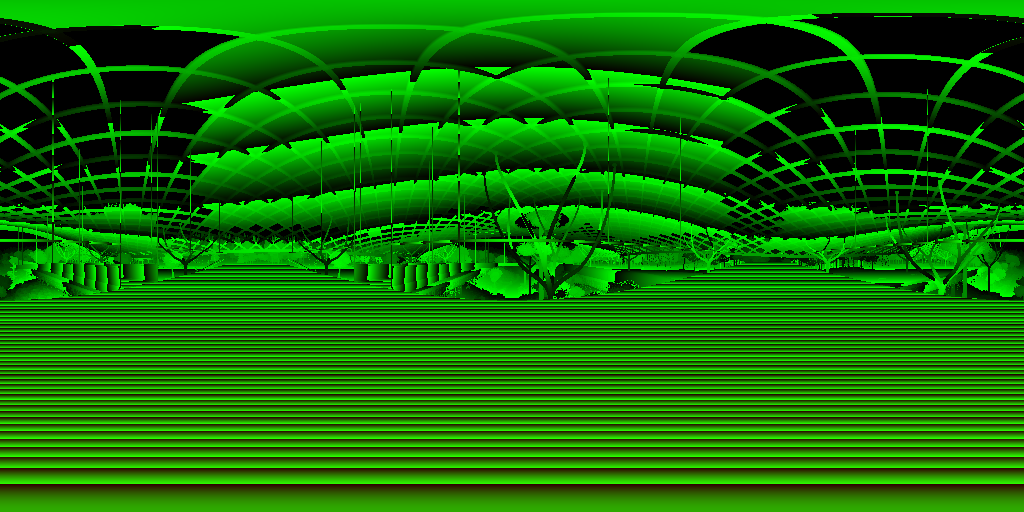
#> input picture tour/depth/bridge-mid.png, 1024 x 512 px; its folder holds only this picture in this run
$ python tour_assets.py tour/depth/bridge-mid.png tour/depth/bridge-north.png
#> lines starting #> are read from the running program, lines starting #| are printed output that depends on the picture
"""Web sizes of one tour panorama: python3 tour_assets.py <master.png> <spot id>

tour/pano/<id>.webp       full resolution (laptops and desktops)
tour/pano/<id>_mid.webp   3072 x 1536 (phones, and the first sharp frame while the full one loads)
tour/pano/<id>_thumb.jpg  512 x 256 (places sheet and map)
tour/ready.json           the spots whose panorama and depth map both exist, for the viewer
"""
import json
import os
import sys

from PIL import Image

HERE = os.path.dirname(os.path.abspath(__file__))


def main(master, sid):
#> called with master = 'tour/depth/bridge-mid.png', sid = 'tour/depth/bridge-north.png'
    out = os.path.join(HERE, "tour", "pano")
    os.makedirs(out, exist_ok=True)
    im = Image.open(master).convert("RGB")
#> im is the input picture: PIL image 1024x512 RGB; mean R, G, B 15.8, 112, 0
    im.save(os.path.join(out, f"{sid}.webp"), quality=84, method=6)
    im.resize((3072, 1536), Image.LANCZOS).save(os.path.join(out, f"{sid}_mid.webp"), quality=82, method=6)
    im.resize((512, 256), Image.LANCZOS).save(os.path.join(out, f"{sid}_thumb.jpg"), quality=82, optimize=True)
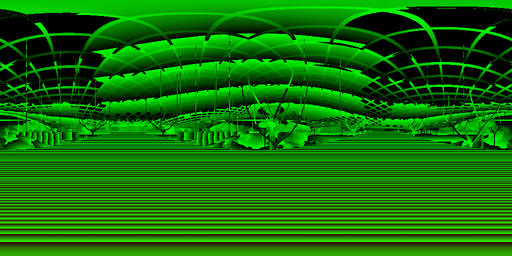
#> saved as bridge-north.png_thumb.jpg: PIL image 512x256 RGB; mean R, G, B 15.7, 112.3, 0
    sizes = [os.path.getsize(os.path.join(out, f)) / 1e6 for f in (f"{sid}.webp", f"{sid}_mid.webp")]
    print(f"[assets] {sid}: full {sizes[0]:.1f} MB, mid {sizes[1]:.1f} MB", flush=True)
    write_ready()


def write_ready():
#> (the run stopped early here; a loop or call above may not have finished)

$ run again, on tour/depth/canopy1.png
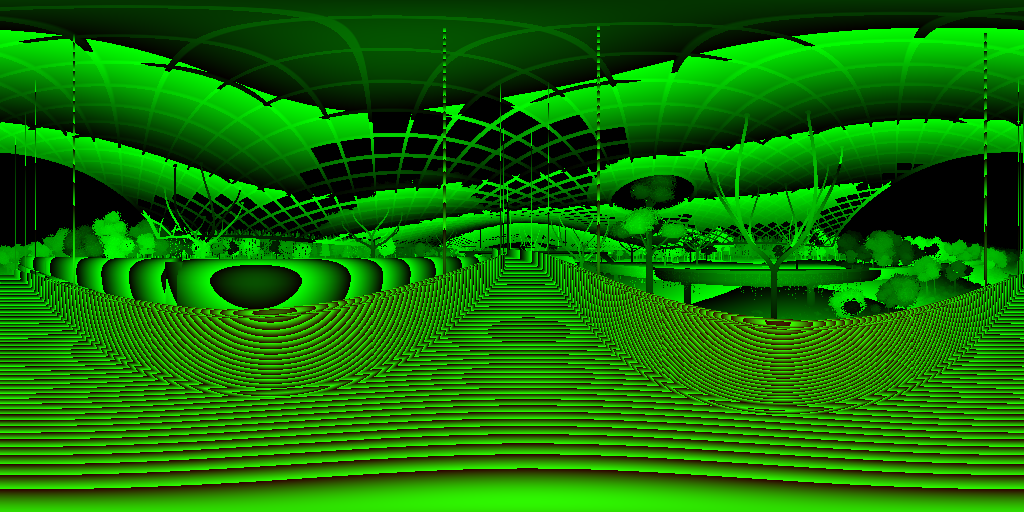
#> input picture tour/depth/canopy1.png, 1024 x 512 px
#> in main, im is the input picture: PIL image 1024x512 RGB; mean R, G, B 17.6, 113, 0
#> in main, `im.resize((512, 256), Image.LANCZOS).save(os.path.join(out, f"{sid}_th..`:
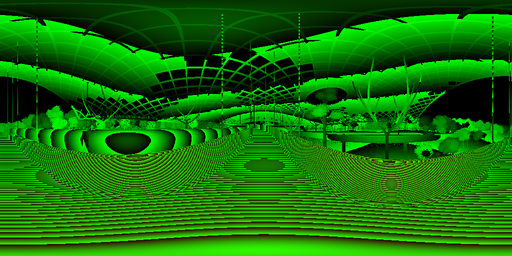
#> saved as canopy1.png_thumb.jpg: PIL image 512x256 RGB; mean R, G, B 17.6, 113.2, 0

$ run again, on tour/depth/canopy2.png
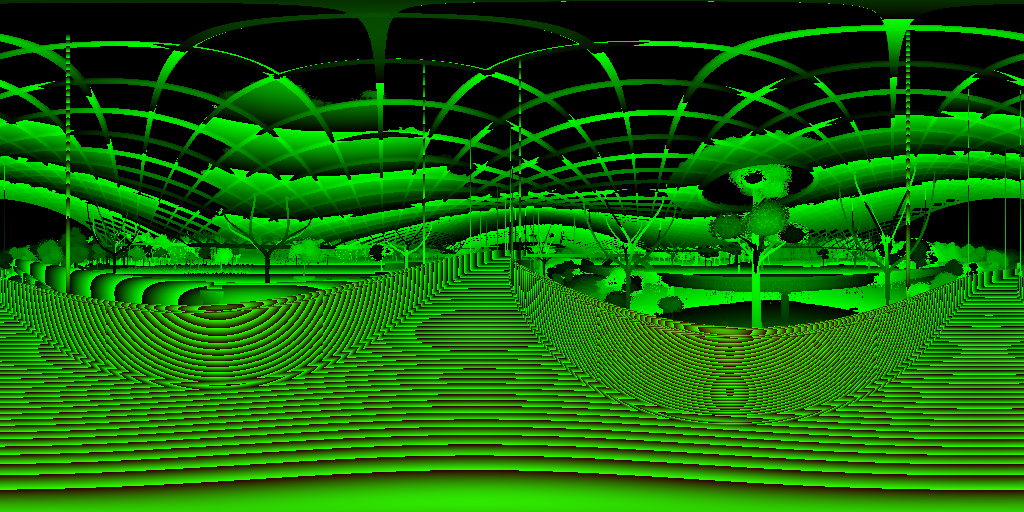
#> input picture tour/depth/canopy2.png, 1024 x 512 px
#> in main, im is the input picture: PIL image 1024x512 RGB; mean R, G, B 17.3, 99.3, 0
#> in main, `im.resize((512, 256), Image.LANCZOS).save(os.path.join(out, f"{sid}_th..`:
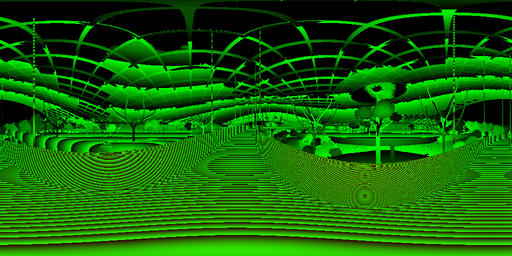
#> saved as canopy2.png_thumb.jpg: PIL image 512x256 RGB; mean R, G, B 17.2, 99.7, 0

$ run again, on tour/depth/canopy3.png
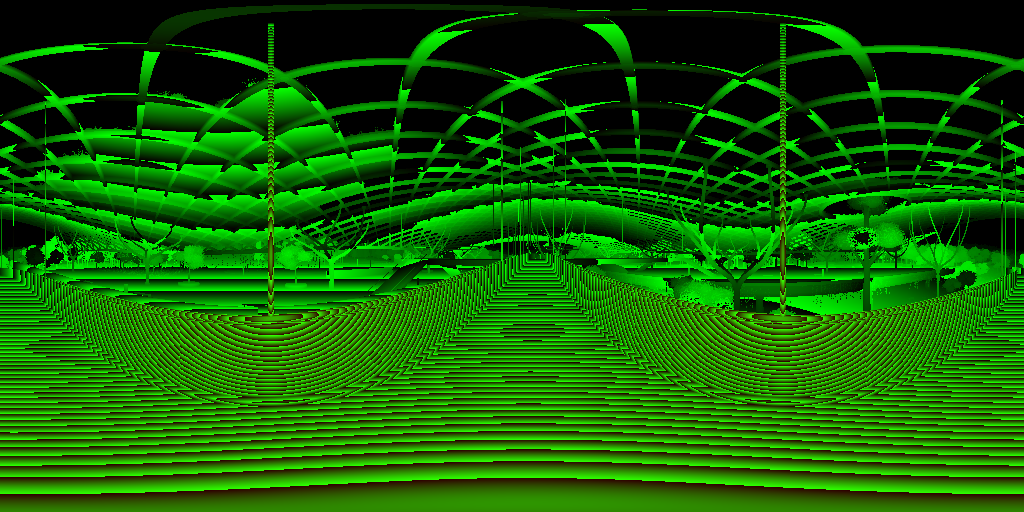
#> input picture tour/depth/canopy3.png, 1024 x 512 px
#> in main, im is the input picture: PIL image 1024x512 RGB; mean R, G, B 17.4, 95.5, 0
#> in main, `im.resize((512, 256), Image.LANCZOS).save(os.path.join(out, f"{sid}_th..`:
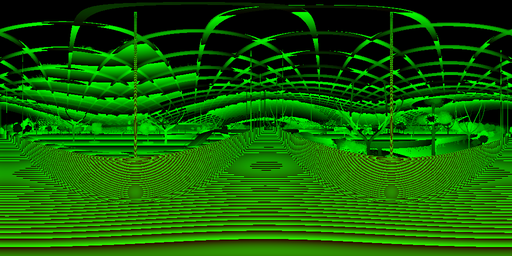
#> saved as canopy3.png_thumb.jpg: PIL image 512x256 RGB; mean R, G, B 17.3, 95.9, 0

$ run again, on tour/depth/bridge-north.png
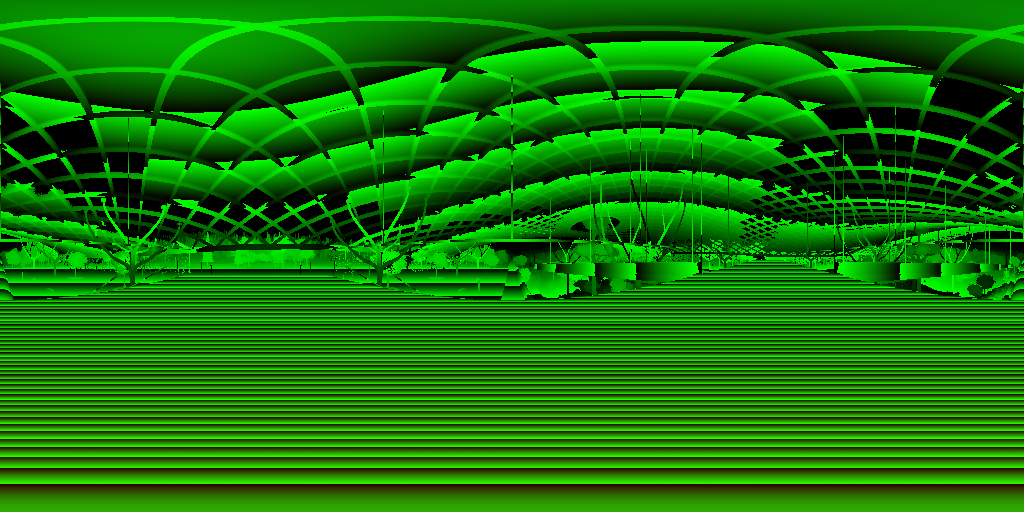
#> input picture tour/depth/bridge-north.png, 1024 x 512 px
#> in main, im is the input picture: PIL image 1024x512 RGB; mean R, G, B 16.3, 118, 0
#> in main, `im.resize((512, 256), Image.LANCZOS).save(os.path.join(out, f"{sid}_th..`:
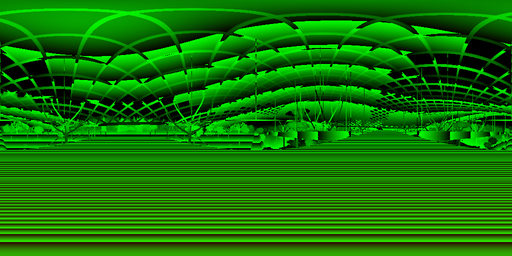
#> saved as bridge-north.png_thumb.jpg: PIL image 512x256 RGB; mean R, G, B 16.3, 118.2, 0
